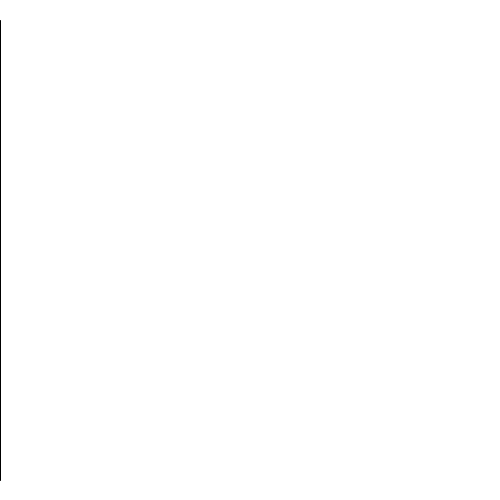
Frame 1 (no input)
Frame 60 (the mouse pressed at the canvas centre just before this capture): blank canvas, image omitted
Frame 120 (the mouse held since frame 60 and released just before this capture): blank canvas, image omitted

The Processing sketch that drew this single still picture (run headless with seeded random() and noise(); from frame 60 on, the mouse is pressed at the canvas centre):

// Processing sketch: sketch_02_5
// ── sketch_02_5.pde
int pos = 0;

void setup(){
  size(500, 500);
}

void draw(){
 background(255);
 line(pos % width, 20, pos % width, height - 20);
 pos += 3;
}
